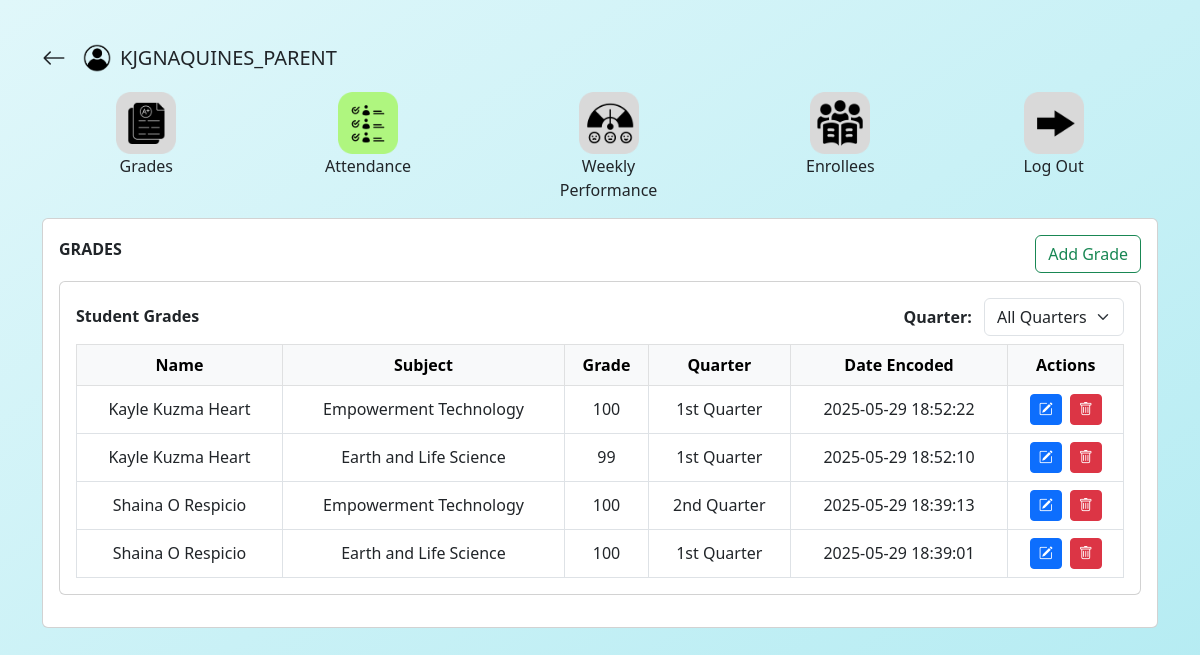
The app's page /AdviserGrades.php (signed in) with its own data.
### tables this page shows
CREATE TABLE `parent` (
  `id` int(11) NOT NULL,
  `parent_name` varchar(255) NOT NULL,
  `student` int(11) NOT NULL,
  `student_id` varchar(255) NOT NULL,
  `school_id` varchar(255) NOT NULL,
  `email` varchar(255) NOT NULL,
  `password` varchar(255) NOT NULL,
  `type` varchar(255) NOT NULL DEFAULT 'parent'
);

CREATE TABLE `grades` (
  `id` int(11) NOT NULL,
  `student` int(11) NOT NULL,
  `subject` varchar(255) NOT NULL,
  `grade` varchar(255) NOT NULL,
  `quarter` varchar(255) NOT NULL,
  `date` timestamp NOT NULL DEFAULT current_timestamp()
);

CREATE TABLE `student` (
  `id` int(11) NOT NULL,
  `firstname` varchar(255) NOT NULL,
  `middlename` varchar(255) NOT NULL,
  `lastname` varchar(255) NOT NULL,
  `lrn` varchar(255) NOT NULL,
  `adviser` int(11) NOT NULL,
  `section` varchar(100) NOT NULL,
  `type` varchar(255) NOT NULL DEFAULT 'student'
);

### backend/logic/get_profile.php (called while the page is built, shortened)
<?php
if ($_SESSION['role'] == 'adviser') {
    $query = "SELECT * FROM `adviser` WHERE id = '" . $_SESSION['id'] . "'";
    $result = mysqli_query($conn, $query);
    if (!$result) {
        die("Query failed: " . mysqli_error($conn));
    }
    $user = mysqli_fetch_assoc($result);
    if (!$user) {
        die("User not found.");
    }
    $id = $user['id'];
    $username = $user['name'];
    $section = $user['section'];
    $school_id = $user['school_id'];
    $email = $user['email'];
    $contact_no = $user['contact_no'];
} else {
    $query = "SELECT * FROM `parent` WHERE id = '" . $_SESSION['id'] . "'";
    $result = mysqli_query($conn, $query);
    $user = mysqli_fetch_assoc($result);
    $username = $user['parent_name'];
}

### AdviserGrades.php (the view, shortened to what this page needs)
<?php
include './backend/conn.php';
include './backend/logic/get_profile.php';
?>
<!DOCTYPE html>
<html lang="en">
<head>
  <link href="https://cdn.jsdelivr.net/npm/bootstrap@5.3.0/dist/css/bootstrap.min.css" rel="stylesheet" />
  <link href="https://cdn.jsdelivr.net/npm/bootstrap-icons/font/bootstrap-icons.css" rel="stylesheet">
</head>
<body class="container py-4">
  <div class="d-flex align-items-center my-3">
    <a href="AdviserDashboard.php" class="text-decoration-none text-dark me-3">
      <i class="bi bi-arrow-left" style="font-size: 1.5rem;"></i>
    </a>
    <img src="Pictures/person_icon.png" alt="person_icon" class="me-2 person_icon" width="30" height="30">
    <h5 class="mb-0" style="text-transform: uppercase;"><?php echo htmlspecialchars($username); ?></h5>
  </div>
  <?php include './backend/includes/_header.php'; ?>
  <div class="card p-3 mb-3">
    <div class="d-flex align-items-center justify-content-between mb-2">
      <h6><strong>GRADES</strong></h6>
      <button class="btn btn-outline-success" data-bs-toggle="modal" data-bs-target="#addGradeModal">Add Grade</button>
    </div>
    <div class="card p-3 mb-3">
      <div class="d-flex justify-content-between align-items-center mb-2">
        <h6 class="mb-0"><strong>Student Grades</strong></h6>
        <div>
          <label for="quarterSelect" class="me-2 fw-bold">Quarter:</label>
          <select id="quarterSelect" class="form-select d-inline-block" style="width: 140px;" onchange="filterByQuarter()">
            <option value="">All Quarters</option>
          </select>
        </div>
      </div>
      <div class="table-responsive">
        <table class="table table-bordered text-center align-middle mb-0" id="gradesTable">
          <thead class="table-light">
            <tr>
              <th>Name</th>
              <th>Subject</th>
              <th>Grade</th>
              <th>Quarter</th>
              <th>Date Encoded</th>
              <th>Actions</th>
            </tr>
          </thead>
          <tbody>
            <?php
            $query = mysqli_query($conn, "SELECT grades.*, student.firstname, student.middlename, student.lastname
                                         FROM grades
                                         INNER JOIN student ON grades.student = student.id
                                         ORDER BY grades.date DESC");
            if (!$query) {
                echo '<tr><td colspan="6" class="text-danger">Error loading grades: ' . htmlspecialchars(mysqli_error($conn)) . '</td></tr>';
            } elseif (mysqli_num_rows($query) == 0) {
                echo '<tr><td colspan="6" class="text-muted">No grades found</td></tr>';
            } else {
                while ($row = mysqli_fetch_assoc($query)) {
                    echo '<tr data-quarter="' . htmlspecialchars($row['quarter']) . '">
                            <td>' . htmlspecialchars($row['firstname'] . ' ' . $row['middlename'] . ' ' . $row['lastname']) . '</td>
                            <td>' . htmlspecialchars($row['subject']) . '</td>
                            <td>' . htmlspecialchars($row['grade']) . '</td>
                            <td>' . htmlspecialchars($row['quarter']) . '</td>
                            <td>' . htmlspecialchars($row['date']) . '</td>
                            <td>
                              <button class="btn btn-sm btn-primary me-1" data-bs-toggle="modal" data-bs-target="#editGradeModal' . $row['id'] . '">
                                <i class="bi bi-pencil-square"></i>
                              </button>
                              <button class="btn btn-sm btn-danger" data-bs-toggle="modal" data-bs-target="#deleteGradeModal' . $row['id'] . '">
                                <i class="bi bi-trash"></i>
                              </button>
                            </td>
                          </tr>';
                }
            }
            ?>
          </tbody>
        </table>
      </div>
    </div>
  </div>
</body>
</html>

### backend/includes/_header.php
<div class="d-flex justify-content-around my-3">
    <a href="AdviserGrades.php" class="text-center text-decoration-none text-dark">
    <img src="Pictures/grade_icon.png" width="60" alt="Grades" /><br>Grades
  </a>
  <a href="AdviserAttendance.php" class="text-center text-decoration-none text-dark">
    <img src="Pictures/attendance_green.png" width="60" alt="Attendance" /><br>Attendance
  </a>
  <a href="AdviserWeeklyPerformance.php" class="text-center text-decoration-none text-dark">
    <img src="Pictures/weeklyperformance_icon.png" width="60" alt="Performance" /><br>Weekly<br>Performance
  </a>
  <a href="AdviserEnrollees.php" class="text-center text-decoration-none text-dark">
    <img src="Pictures/enrollees_icon.png" width="60" alt="Adviser" /><br>Enrollees
  </a>
  <a href="Logout.php" class="text-center text-decoration-none text-dark">
    <img src="Pictures/logout_icon.png" width="60" alt="Log Out" /><br>Log Out
  </a>
</div>

### AdviserGrades.php (style rules this page uses)
body { background: linear-gradient(to bottom right, #e0f7fa, #b2ebf2); min-height: 100vh; }

### records on screen
parent: parent_name "KJGNAQUINES_PARENT"
grades: student.lastname "Kayle Kuzma Heart", subject "Empowerment Technology", grade "100", quarter "1st Quarter", date "2025-05-29 18:52:22"
grades: student.lastname "Kayle Kuzma Heart", subject "Earth and Life Science", grade "99", quarter "1st Quarter", date "2025-05-29 18:52:10"
grades: student.lastname "Shaina O Respicio", subject "Empowerment Technology", grade "100", quarter "2nd Quarter", date "2025-05-29 18:39:13"
grades: student.lastname "Shaina O Respicio", subject "Earth and Life Science", grade "100", quarter "1st Quarter", date "2025-05-29 18:39:01"
